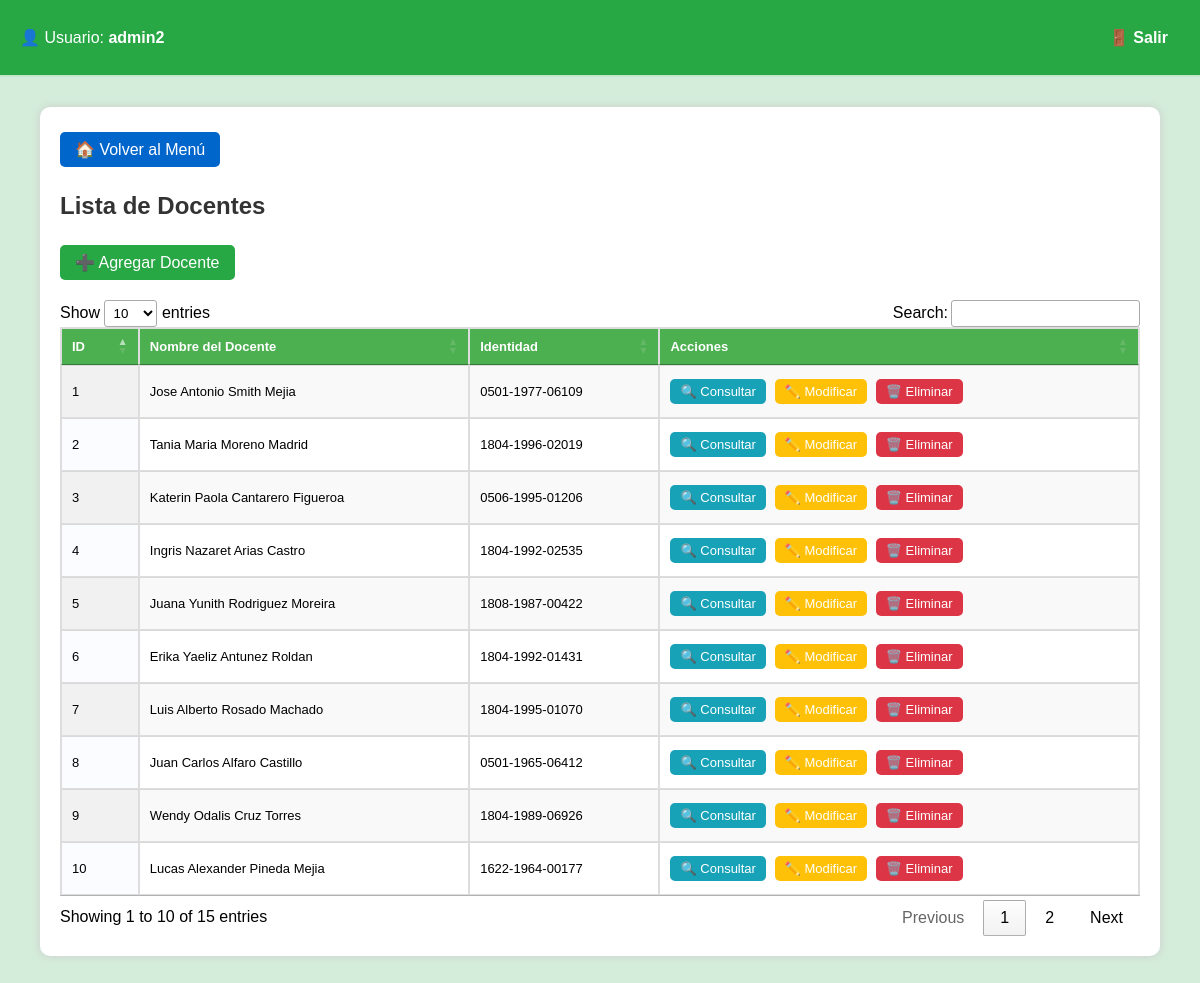
/docentes/listar.php (signed in), run on the app's committed database.
### tables this page shows
CREATE TABLE `docentes` (
  `id_docente` int(11) NOT NULL,
  `identidad` varchar(20) NOT NULL,
  `nombre_docente` varchar(150) NOT NULL
);

### docentes/listar.php (the view, shortened to what this page needs)
<?php
include "../includes/header.php";
include "../includes/db.php";
?>
<div style="margin-bottom: 15px;">
    <a class="button" href="../menu.php" style="background-color:#0066cc;">🏠 Volver al Menú</a>
</div>
<h2>Lista de Docentes</h2>
<div style="margin-bottom: 15px;">
    <a class="button" href="agregar.php" style="background-color:#28a745;">➕ Agregar Docente</a>
</div>
<table id="tablaDocentes" class="display nowrap" style="width:100%; font-size:13px;">
    <thead>
        <tr>
            <th>ID</th>
            <th>Nombre del Docente</th>
            <th>Identidad</th>
            <th>Acciones</th>
        </tr>
    </thead>
    <tbody>
        <?php
        $sql = "SELECT id_docente, nombre_docente, identidad FROM docentes ORDER BY id_docente ASC";
        $result = $conn->query($sql);
        if ($result && $result->num_rows > 0):
            while ($row = $result->fetch_assoc()):
        ?>
        <tr>
            <td><?= htmlspecialchars($row['id_docente']); ?></td>
            <td style="white-space: normal; word-break: break-word;"><?= htmlspecialchars($row['nombre_docente']); ?></td>
            <td><?= htmlspecialchars($row['identidad']); ?></td>
            <td>
                <a class="button" href="consultar.php?id=<?= $row['id_docente']; ?>" style="background-color:#17a2b8; color:#fff; padding:5px 10px; border-radius:5px; margin-right:5px;">🔍 Consultar</a>
                <a class="button" href="modificar.php?id=<?= $row['id_docente']; ?>" style="background-color:#ffc107; color:#fff; padding:5px 10px; border-radius:5px; margin-right:5px;">✏️ Modificar</a>
                <a class="button" href="eliminar.php?id=<?= $row['id_docente']; ?>" style="background-color:#dc3545; color:#fff; padding:5px 10px; border-radius:5px;" onclick="return confirm('¿Seguro que quieres eliminar este docente?');">🗑️ Eliminar</a>
            </td>
        </tr>
        <?php
            endwhile;
        else:
        ?>
        <tr>
            <td colspan="4">No hay registros en la tabla Docentes.</td>
        </tr>
        <?php endif; ?>
    </tbody>
</table>
<?php include "../includes/footer.php"; ?>

### includes/header.php (shortened to what this page needs)
<?php
$logout_path = BASE_URL . '/logout.php';
?>
<!DOCTYPE html>
<html lang="es">
<head>
<link rel="stylesheet" href="<?= htmlspecialchars(BASE_URL . '/css/style.css', ENT_QUOTES, 'UTF-8') ?>">
<link rel="stylesheet" href="<?= htmlspecialchars(BASE_URL . '/js/datatables.min.css', ENT_QUOTES, 'UTF-8') ?>">
</head>
<body>
<div class="header-bar">
    <p>👤 Usuario: <strong><?php echo htmlspecialchars($_SESSION['usuario'], ENT_QUOTES, 'UTF-8'); ?></strong></p>
    <a href="<?php echo $logout_path; ?>">🚪 Salir</a>
</div>
<hr>
<div class="container">

### includes/footer.php
</div>
</body>
</html>

### css/style.css (style rules this page uses)
body { font-family: Arial, sans-serif; background-color: #f0f2f5; margin: 0; padding: 0; }
.container { width: 90%; max-width: 1200px; margin: 30px auto; background: #fff; padding: 20px; border-radius: 10px; box-shadow: 0px 0px 10px #ccc; }
h2 { color: #333; }
table { width: 100%; border-collapse: collapse; margin-top: 20px; }
table, th, td { border: 1px solid #ddd; }
th, td { padding: 10px; text-align: left; }
th { background-color: #4CAF50; color: white; }
a.button { display: inline-block; padding: 8px 15px; margin: 5px 0; background-color: #4CAF50; color: white; border-radius: 5px; text-decoration: none; }

### includes/header.php (style rules this page uses)
body { font-family: Arial, sans-serif; background-color: #d4edda; margin: 0; padding: 0; }
.header-bar { background-color: #28a745; color: white; padding: 12px 20px; display: flex; justify-content: space-between; align-items: center; }
.header-bar a { color: #fff; text-decoration: none; font-weight: bold; padding: 6px 12px; border-radius: 5px; transition: background-color 0.3s ease; }
hr { border: none; border-top: 2px solid #c3e6cb; margin: 0; }

### data on the page
docentes: id_docente "1", nombre_docente "Jose Antonio Smith Mejia", identidad "0501-1977-06109"
docentes: id_docente "2", nombre_docente "Tania Maria Moreno Madrid", identidad "1804-1996-02019"
docentes: id_docente "3", nombre_docente "Katerin Paola Cantarero Figueroa", identidad "0506-1995-01206"
docentes: id_docente "4", nombre_docente "Ingris Nazaret Arias Castro", identidad "1804-1992-02535"
docentes: id_docente "5", nombre_docente "Juana Yunith Rodriguez Moreira", identidad "1808-1987-00422"
docentes: id_docente "6", nombre_docente "Erika Yaeliz Antunez Roldan", identidad "1804-1992-01431"
docentes: id_docente "7", nombre_docente "Luis Alberto Rosado Machado", identidad "1804-1995-01070"
docentes: id_docente "8", nombre_docente "Juan Carlos Alfaro Castillo", identidad "0501-1965-06412"
docentes: id_docente "9", nombre_docente "Wendy Odalis Cruz Torres", identidad "1804-1989-06926"
docentes: id_docente "10", nombre_docente "Lucas Alexander Pineda Mejia", identidad "1622-1964-00177"

### other printed values
$_SESSION['usuario'] "admin2"
